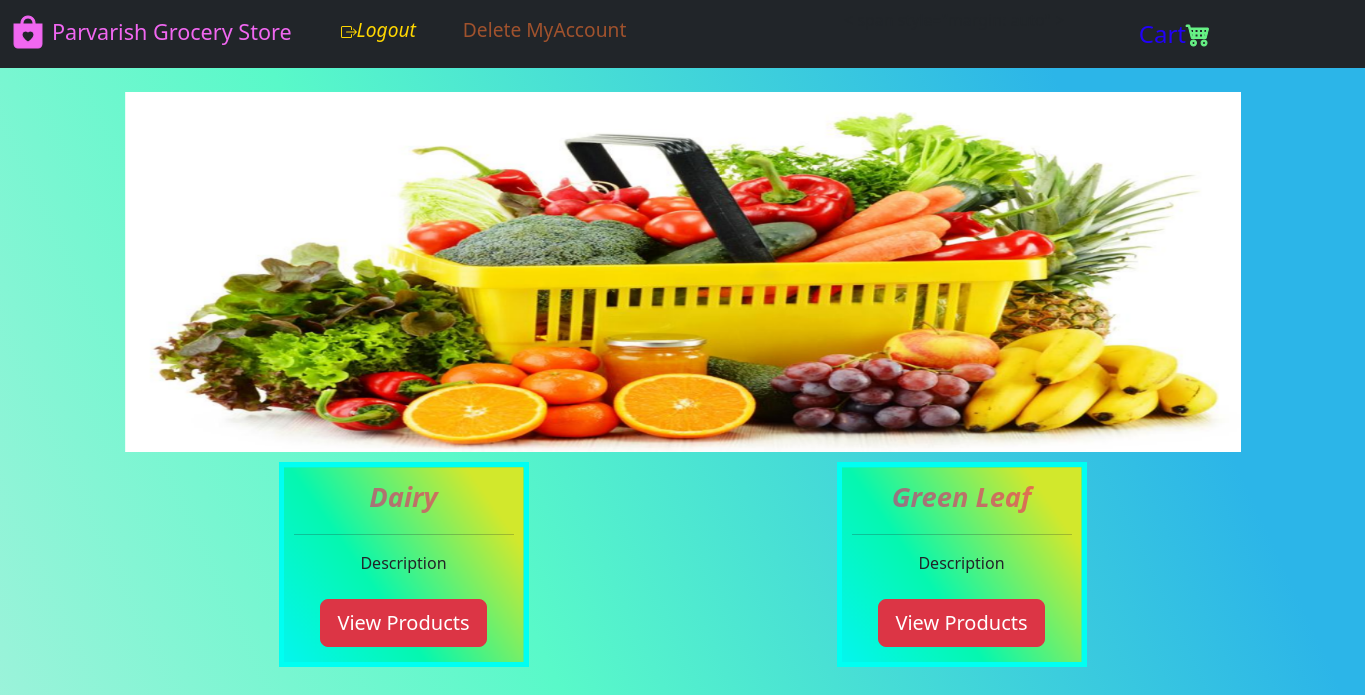
The page /store (signed in) on the database as committed earlier.
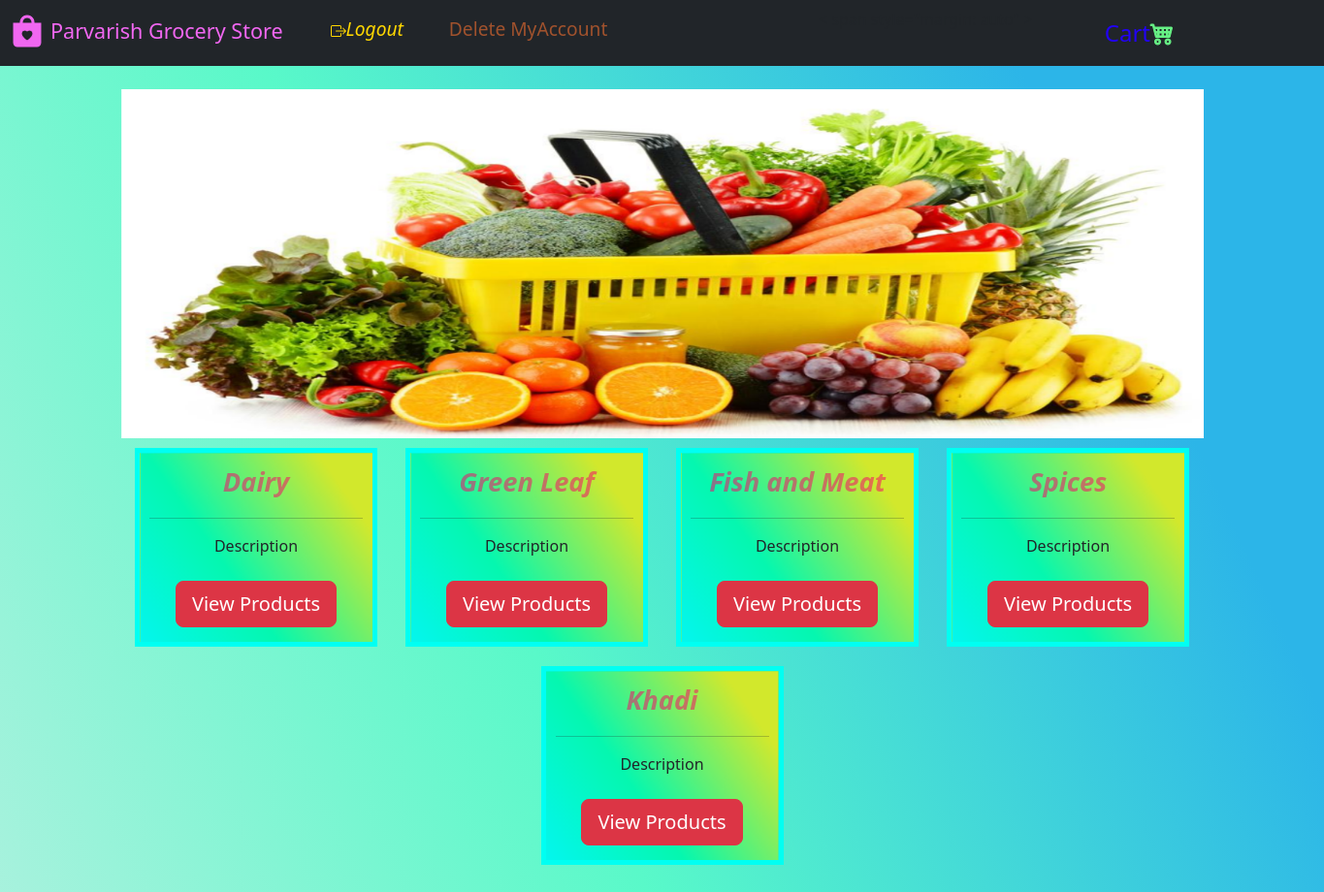
The same page on the database as committed later.
### website/model.py (models this page shows)
class Category(db.Model):
    category_Name = db.Column(db.String(), nullable=False, unique=True)
    category_Id = db.Column(db.Integer(), primary_key=True)
    managedBy_Id = db.Column(db.Integer(), db.ForeignKey('store.id'))
    catalog = db.relationship('Product', backref='parent')

### website/views.py (the view)
@login_required
@Views.route('/customer_dash')
@Views.route('/store')
def Store_front():
    user_id = session['id']
    user_role = session['role']
    if user_role == 'Customer':
        customer = Customer.query.get(user_id)
        categories = Category.query.all()
        return render_template('storefront.html', categories=categories, name=customer.username, id=customer.id)

### website/auth.py (called while the page is built)
@App.login_manager.user_loader
def load_customer(id):
    if id is not None:
        return Customer.query.get(int(id))
    return None

### website/templates/storefront.html (shortened to what the changed rows need)
<!DOCTYPE html>
<html lang="en">
  <head>
    <link
      href="https://cdn.jsdelivr.net/npm/bootstrap@5.3.0/dist/css/bootstrap.min.css"
      rel="stylesheet"
    />
    <link
      rel="stylesheet"
      href="https://cdn.jsdelivr.net/npm/bootstrap-icons@1.10.5/font/bootstrap-icons.css"
    />
  </head>
  <body>
    <div class="container" id="content"><br />
          <div class="container">
            <div class="row align-items-start">
              {% for variety in categories%}
              <div class="col">
                <table class="table"
    style="
      border: 5px solid rgb(0, 255, 242);
      /* background-color: #96d4d4; */
      width: 250px;
      margin:10px;
      table-layout: fixed;
      margin-left:auto ;
      margin-right:auto ;
    "
  >
    <tr  align="center" style="height: 200px;">
      <td class="boxes"
        style="
          padding: 10px 10px;
          width: 100%;
        "
      >
      <span style="font-style: italic;color:rgba(249, 4, 106, 0.531);font-size: 2vw;"><strong>{{ variety.category_Name }}</strong></span><br/><hr/>
        <span>Description</span><br/><br/>
        <span><input class="btn btn-danger btn-lg" style="margin: auto;" type="submit" value="View Products" /></span>
      </td>
      </tr></table>
              </div>
            {% endfor %}
            </div>
          </div>
  </body>
</html>

Rows that differ between the two databases and show on the page:
added Category: category_Name "Fish and Meat"
added Category: category_Name "Spices"
added Category: category_Name "Khadi"
